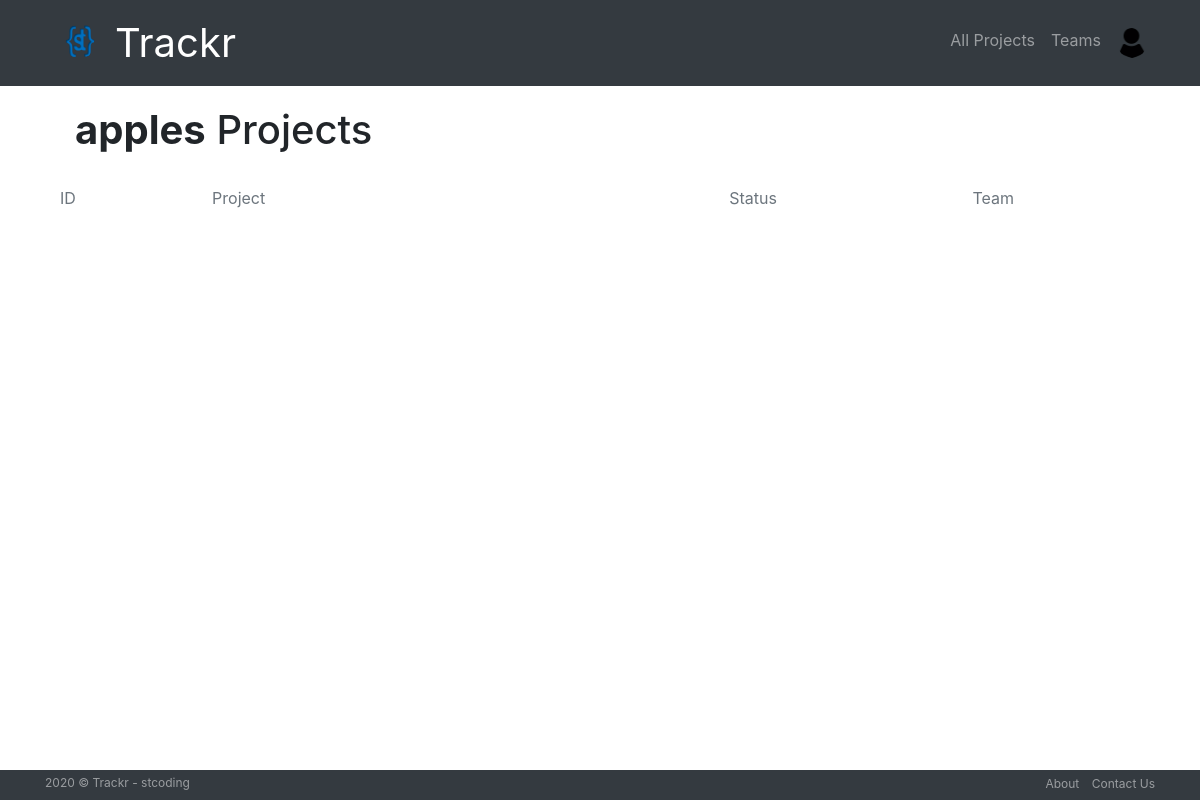
Page /projects/by/ (signed in) on the earlier database version.
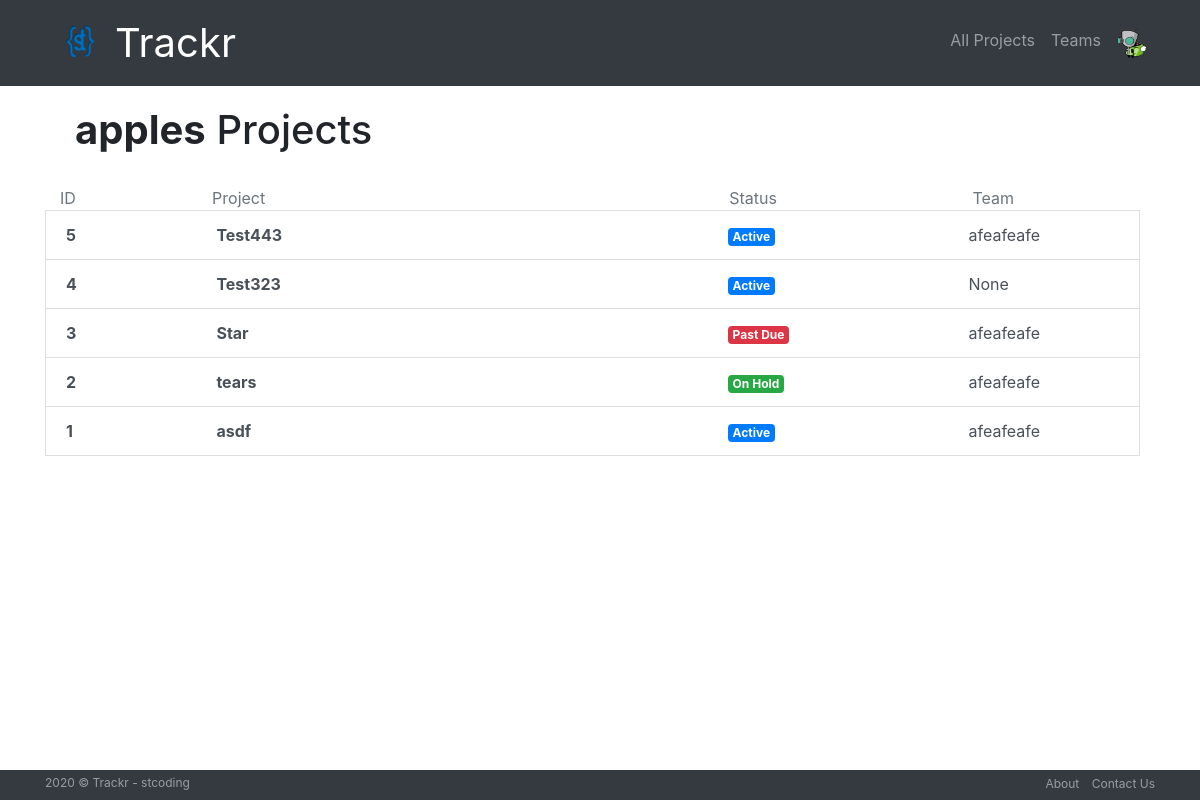
Same page on the later database version.
### accounts/models.py (models this page shows, shortened)
class UserProfile(models.Model):
    user = models.OneToOneField(User,null=True,on_delete=models.CASCADE)
    first_name = models.CharField(max_length=100,null=True)
    last_name = models.CharField(max_length=100,null=True)
    email = models.EmailField(max_length=254,null=True)
    phone = models.CharField(max_length=15,null=True)
    address = models.CharField(max_length=100,null=True)
    city = models.CharField(max_length=50,null=True)
    state = models.CharField(max_length=50,null=True)
    zip = models.CharField(max_length=10,null=True)
    profile_pic = models.ImageField(default="profile1.png", null=True, blank=True)
    is_manager = models.BooleanField(default=False,null=True)

### projects/models.py (models this page shows, shortened)
class Project(models.Model):
    id = models.AutoField(primary_key=True)
    project_name = models.CharField(max_length=256)
    workers = models.ManyToManyField(User,through='ProjectWorker')
    created_by = models.ForeignKey(User,related_name='created',null=True,on_delete=models.SET_NULL)
    description = models.TextField()
    created_at = models.DateTimeField(default=timezone.now)
    due_date = models.DateTimeField()
    status = models.CharField(max_length=20,choices=status)
    completed_on = models.DateTimeField(blank=True,null=True)
    team = models.ForeignKey(Team,related_name='projects',null=True,blank=True,on_delete=models.SET_NULL)
    class Meta():
        ordering = ['-created_at']

### teams/models.py (models this page shows, shortened)
class Team(models.Model):
    name = models.CharField(max_length=255, unique=True)
    slug = models.SlugField(allow_unicode=True, unique=True)
    description = models.TextField(blank=True, default='')
    description_html = models.TextField(editable=False, default='', blank=True)
    members = models.ManyToManyField(User,through="TeamMember")
    team_pic = models.ImageField(upload_to='images',default="team.png", null=True, blank=True)
    def __str__(self):
        return self.name
    class Meta:
        ordering = ["name"]

### projects/views.py (the view)
# urls.py: path('by/',views.userProjects,name='for_user'),
@login_required
def userProjects(request):
    projects = Project.objects.filter(workers=request.user)
    project_user = User.objects.prefetch_related("proj_worker").get(
                                    username__iexact=request.user.username)
    context = {'projects':projects,'project_user':project_user}
    return render(request, 'projects/user_project_list.html',context)

### trackr/context-processor.py (called while the page is built)
def extras(request):
    if request.user.is_authenticated:
        profile= request.user.userprofile
        return {'profile':profile}
    else:
        return {}

### projects/templates/projects/user_project_list.html
{% extends "projects/project_base.html" %}
{% block proj_content %}
<div class="container mt-3">
  <h1><strong>{{project_user}}</strong> Projects</h1>
</div>
<br>
<div class="d-flex justify-content-center">
  <div class="container list-group">
    <div class="d-flex justify-content-between align-items-center row">
      <div class="col-sm-1 text-muted">ID</div>
      <div class="col-sm-5 text-muted">Project</div>
      <div class="col-sm-2 text-muted">Status</div>
      <div class="col-sm-2 text-muted">Team</div>
      {% for project in projects %}
        <a href="{% url 'projects:detail' pk=project.pk %}" class="list-group-item list-group-item-action">
          <div class="d-flex justify-content-between align-items-center row">
            <div class="col-sm-1"><strong>{{project.pk}}</strong></div>
            <div class="col-sm-5"><strong>{{project.project_name}}</strong></div>
              {% if project.status == 'Active' %}
                <div class="col-sm-2"><span class="badge badge-primary">{{project.status}}</span></div>
              {% elif project.status == 'Hold' %}
                <div class="col-sm-2"><span class="badge badge-warning">{{project.status}}</span></div>
              {% elif project.status == 'Past Due' %}
                <div class="col-sm-2"><span class="badge badge-danger">{{project.status}}</span></div>
              {% else %}
                <div class="col-sm-2"><span class="badge badge-success">{{project.status}}</span></div>
              {% endif %}
            <div class="col-sm-2">{{project.team}}</div>
          </div>
        </a>
      {% endfor %}
    </div>
  </div>
</div>
{% endblock %}

### templates/base.html (shortened to what this page needs)
<!DOCTYPE html>
{% load static %}
<html lang="en" dir="ltr">
  <head>
    <link rel="stylesheet" href="https://stackpath.bootstrapcdn.com/bootstrap/4.5.2/css/bootstrap.min.css">
    <link rel='stylesheet' href="{% static 'css/master.css'%}"/>
    <link href="https://maxcdn.bootstrapcdn.com/font-awesome/4.7.0/css/font-awesome.min.css" rel="stylesheet">
  </head>
  <body>
    <nav class="navbar navbar-expand-lg navbar-dark bg-dark" role="navigation" id="navbar">
      <div class="container">
        <div class="navbar-nav align-items-center">
          <img src="/images/st_logo.png" width="70" height="70" alt="" loading="lazy">
          <a class="navbar-brand" href="{% url 'home' %}">Trackr</a>
        </div>
        <div class="navbar-nav ml-auto">
          {% if user.is_authenticated %}
            <a class="nav-item nav-link" href="{% url 'projects:all' %}" class="btn btn-simple">All Projects</a>
            <a class="nav-item nav-link" href="{% url 'teams:all' %}" class="btn btn-simple">Teams</a>
            <div class="dropdown">
              <a class="nav-link av" data-toggle="dropdown">
                <img class="profile-pic rounded-circle main-avatar-sm" src="{{profile.user.userprofile.profile_pic.url}}">
              </a>
            </div>
          {% else %}
            <a class="nav-item nav-link" href="{% url 'accounts:login' %}" class="btn btn-simple">Log in</a>
            <a class="nav-item nav-link" href="{% url 'accounts:register' %}" class="btn btn-simple">Register</a>
          {% endif %}
        </div>
      </div>
    </nav>
    <div class="container maindetail">
      {% block content %}{% endblock %}
    </div>
    {% include "footer.html" %}
  </body>
</html>

Differences in the rows shown:
changed UserProfile: user.userprofile.profile_pic: a different picture
added Project: pk "5", project_name "Test443", status "Active", team "afeafeafe"
added Project: pk "4", project_name "Test323", status "Active", team "None"
added Project: pk "3", project_name "Star", status "Past Due", team "afeafeafe"
now on this page (row edited): Project: pk "2", project_name "tears", status "On Hold", team "afeafeafe"
now on this page (row edited): Project: pk "1", project_name "asdf", status "Active", team "afeafeafe"
